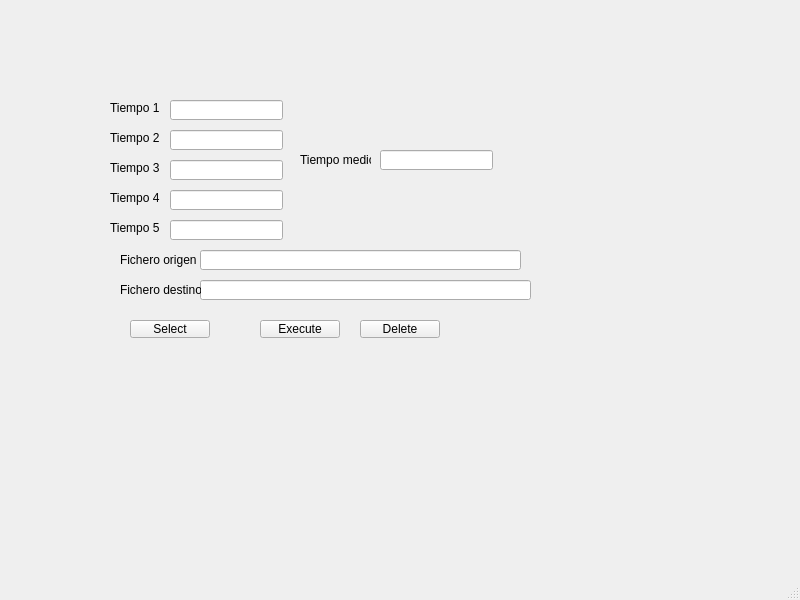
<?xml version="1.0" encoding="UTF-8"?>
<ui version="4.0">
 <class>ventana</class>
 <widget class="QMainWindow" name="ventana">
  <property name="geometry">
   <rect>
    <x>0</x>
    <y>0</y>
    <width>800</width>
    <height>600</height>
   </rect>
  </property>
  <property name="windowTitle">
   <string>MainWindow</string>
  </property>
  <widget class="QWidget" name="centralwidget">
   <widget class="QLabel" name="label_5">
    <property name="geometry">
     <rect>
      <x>110</x>
      <y>220</y>
      <width>51</width>
      <height>16</height>
     </rect>
    </property>
    <property name="text">
     <string>Tiempo 5</string>
    </property>
   </widget>
   <widget class="QPushButton" name="pushButton">
    <property name="geometry">
     <rect>
      <x>260</x>
      <y>320</y>
      <width>80</width>
      <height>18</height>
     </rect>
    </property>
    <property name="text">
     <string>Execute</string>
    </property>
   </widget>
   <widget class="QLabel" name="label">
    <property name="geometry">
     <rect>
      <x>110</x>
      <y>100</y>
      <width>51</width>
      <height>16</height>
     </rect>
    </property>
    <property name="text">
     <string>Tiempo 1</string>
    </property>
   </widget>
   <widget class="QLabel" name="label_3">
    <property name="geometry">
     <rect>
      <x>110</x>
      <y>160</y>
      <width>51</width>
      <height>16</height>
     </rect>
    </property>
    <property name="text">
     <string>Tiempo 3</string>
    </property>
   </widget>
   <widget class="QLineEdit" name="t2">
    <property name="geometry">
     <rect>
      <x>170</x>
      <y>130</y>
      <width>113</width>
      <height>20</height>
     </rect>
    </property>
   </widget>
   <widget class="QLineEdit" name="t5">
    <property name="geometry">
     <rect>
      <x>170</x>
      <y>220</y>
      <width>113</width>
      <height>20</height>
     </rect>
    </property>
   </widget>
   <widget class="QLineEdit" name="t4">
    <property name="geometry">
     <rect>
      <x>170</x>
      <y>190</y>
      <width>113</width>
      <height>20</height>
     </rect>
    </property>
   </widget>
   <widget class="QPushButton" name="pushButton_2">
    <property name="geometry">
     <rect>
      <x>130</x>
      <y>320</y>
      <width>80</width>
      <height>18</height>
     </rect>
    </property>
    <property name="text">
     <string>Select</string>
    </property>
   </widget>
   <widget class="QLabel" name="label_4">
    <property name="geometry">
     <rect>
      <x>110</x>
      <y>190</y>
      <width>51</width>
      <height>16</height>
     </rect>
    </property>
    <property name="text">
     <string>Tiempo 4</string>
    </property>
   </widget>
   <widget class="QLineEdit" name="t3">
    <property name="geometry">
     <rect>
      <x>170</x>
      <y>160</y>
      <width>113</width>
      <height>20</height>
     </rect>
    </property>
   </widget>
   <widget class="QLineEdit" name="t1">
    <property name="geometry">
     <rect>
      <x>170</x>
      <y>100</y>
      <width>113</width>
      <height>20</height>
     </rect>
    </property>
   </widget>
   <widget class="QLabel" name="label_2">
    <property name="geometry">
     <rect>
      <x>110</x>
      <y>130</y>
      <width>51</width>
      <height>16</height>
     </rect>
    </property>
    <property name="text">
     <string>Tiempo 2</string>
    </property>
   </widget>
   <widget class="QPushButton" name="pushButton_3">
    <property name="geometry">
     <rect>
      <x>360</x>
      <y>320</y>
      <width>80</width>
      <height>18</height>
     </rect>
    </property>
    <property name="text">
     <string>Delete</string>
    </property>
   </widget>
   <widget class="QLineEdit" name="t5_2">
    <property name="geometry">
     <rect>
      <x>200</x>
      <y>250</y>
      <width>321</width>
      <height>20</height>
     </rect>
    </property>
   </widget>
   <widget class="QLineEdit" name="t5_3">
    <property name="geometry">
     <rect>
      <x>200</x>
      <y>280</y>
      <width>331</width>
      <height>20</height>
     </rect>
    </property>
   </widget>
   <widget class="QLabel" name="label_6">
    <property name="geometry">
     <rect>
      <x>120</x>
      <y>250</y>
      <width>81</width>
      <height>20</height>
     </rect>
    </property>
    <property name="text">
     <string>Fichero origen</string>
    </property>
   </widget>
   <widget class="QLabel" name="label_7">
    <property name="geometry">
     <rect>
      <x>120</x>
      <y>280</y>
      <width>81</width>
      <height>20</height>
     </rect>
    </property>
    <property name="text">
     <string>Fichero destino</string>
    </property>
   </widget>
   <widget class="QLabel" name="label_8">
    <property name="geometry">
     <rect>
      <x>300</x>
      <y>150</y>
      <width>71</width>
      <height>20</height>
     </rect>
    </property>
    <property name="text">
     <string>Tiempo medio</string>
    </property>
   </widget>
   <widget class="QLineEdit" name="t1_2">
    <property name="geometry">
     <rect>
      <x>380</x>
      <y>150</y>
      <width>113</width>
      <height>20</height>
     </rect>
    </property>
   </widget>
  </widget>
  <widget class="QMenuBar" name="menubar">
   <property name="geometry">
    <rect>
     <x>0</x>
     <y>0</y>
     <width>800</width>
     <height>17</height>
    </rect>
   </property>
  </widget>
  <widget class="QStatusBar" name="statusbar"/>
 </widget>
 <resources/>
 <connections/>
</ui>
